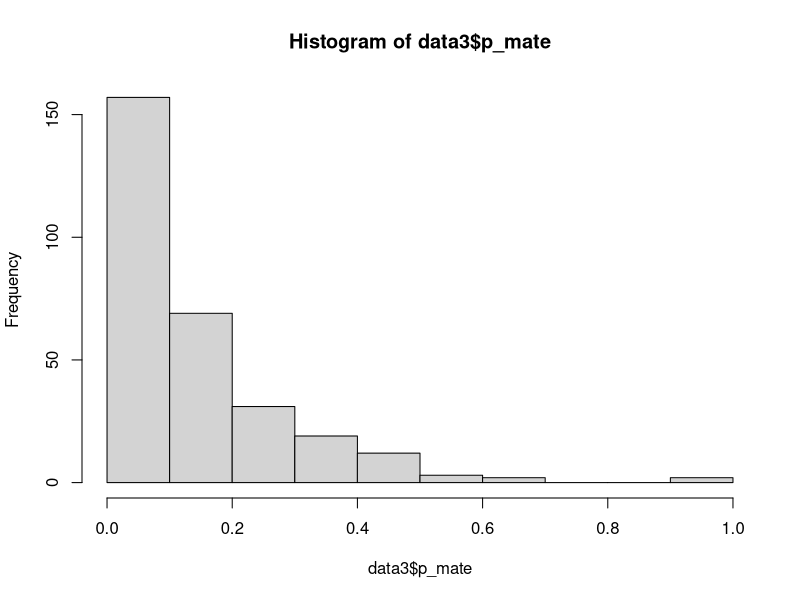

R code for this plot:
# Montiglio 2017 Rec 170
# Phenotypic extractions

# Load libraries====
library(here)
library(tidyverse)

# Set wd====
dir<-here()

# Load data====
data<-read.csv("Data/data170_mating_rate.csv")

# Prep data====
proportion= data %>% 
  group_by(id_exp, mating) %>% 
  summarise(n=n()) %>% 
  mutate(rel.freq=n/sum(n)) %>% 
  mutate(p_mate= if_else(mating==0 & rel.freq==1, 0, rel.freq)) %>% 
  subset(mating==1| p_mate==0)


ind=data %>% 
  group_by(id_exp) %>% 
  summarize(Male=n_distinct(id_exp)) #n=295

Activity=data %>% 
  group_by(id_exp) %>% 
  summarize(Act=max(coef.activity))

Agg=data %>% 
  group_by(id_exp) %>% 
  summarize(Agg=max(coef.agg))

data2<-merge(Activity, Agg, by="id_exp")  
data3<-merge(data2, proportion, by="id_exp")

# correlations====
hist(data3$p_mate)
cor.test(data3$Act, data3$p_mate) #r=0.1663807
cor.test(data3$Agg, data3$p_mate) #r=0.1976249